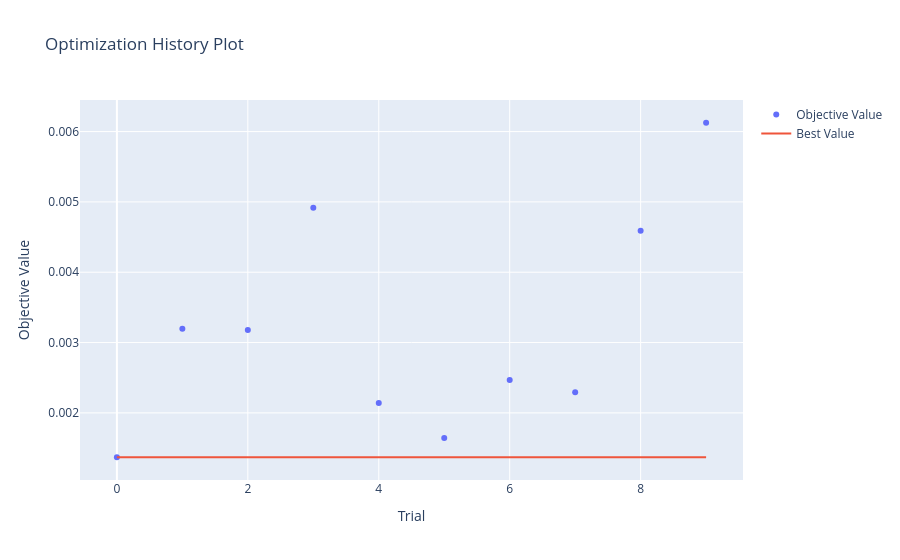

Notebook source saved alongside this figure:
### Code cell
vis.plot_optimization_history(study)

### Figure 1 — Plotly figure (JSON) as saved in the notebook; plotly's stock layout.template omitted (floating-point values rounded to 4 significant figures)
{"data": [{"mode": "markers", "name": "Objective Value", "type": "scatter", "x": [0, 1, 2, 3, 4, 5, 6, 7, 8, 9], "y": [0.001369, 0.003195, 0.00318, 0.004916, 0.002139, 0.001644, 0.002467, 0.002293, 0.004589, 0.006125]}, {"mode": "lines", "name": "Best Value", "type": "scatter", "x": [0, 1, 2, 3, 4, 5, 6, 7, 8, 9], "y": [0.001369, 0.001369, 0.001369, 0.001369, 0.001369, 0.001369, 0.001369, 0.001369, 0.001369, 0.001369]}, {"marker": {"color": "#cccccc"}, "mode": "markers", "name": "Infeasible Trial", "showlegend": false, "type": "scatter", "x": [], "y": []}], "layout": {"title": {"text": "Optimization History Plot"}, "xaxis": {"title": {"text": "Trial"}}, "yaxis": {"title": {"text": "Objective Value"}}}}
